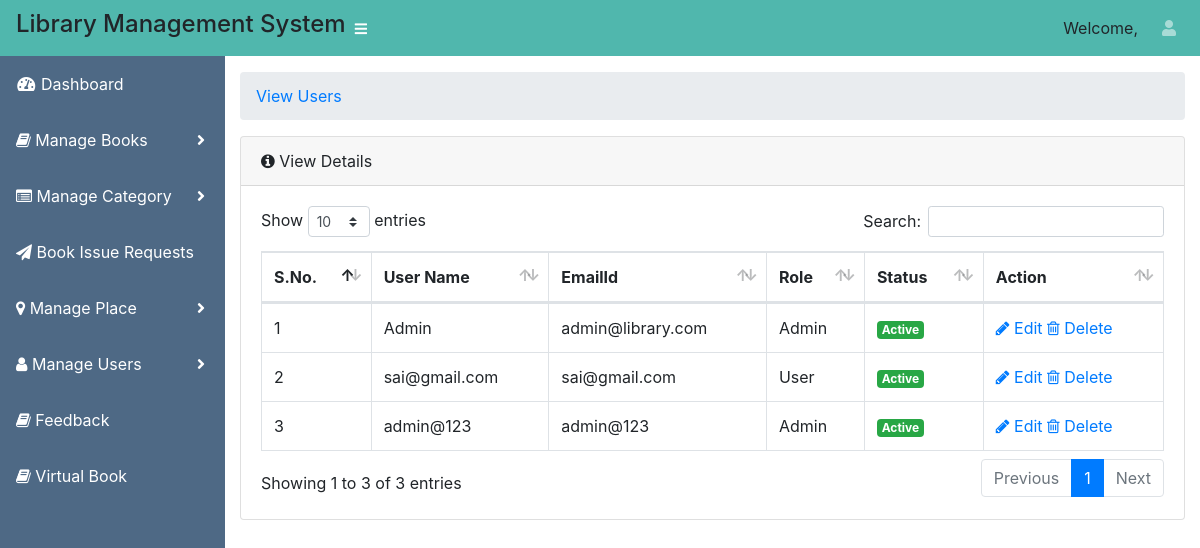
The app's page /library_management/admin/view-users.php (signed in) with its own data.
### tables this page shows
CREATE TABLE `tbl_users` (
  `id` int(11) NOT NULL,
  `user_name` varchar(250) NOT NULL,
  `emailid` varchar(250) NOT NULL,
  `password` varchar(250) NOT NULL,
  `role` tinyint(4) NOT NULL COMMENT '1=admin, 2=user',
  `status` tinyint(4) NOT NULL COMMENT '1=active, 0=inactive',
  `created_at` timestamp NOT NULL DEFAULT current_timestamp() ON UPDATE current_timestamp()
);

### library_management/admin/view-users.php (the view, shortened to what this page needs)
<?php
include ('../connection.php');
?>
<?php include('include/header.php'); ?>
  <div id="wrapper">
    <?php include('include/side-bar.php'); ?>
    <div id="content-wrapper">
      <div class="container-fluid">
        <ol class="breadcrumb">
          <li class="breadcrumb-item">
            <a href="#">View Users</a>
          </li>
        </ol>
  <div class="card mb-3">
          <div class="card-header">
            <i class="fa fa-info-circle"></i>
            View Details</div>
            <div class="card-body">
            <div class="table-responsive">
              <table class="table table-bordered" id="dataTable" width="100%" cellspacing="0">
                <thead>
                                            <tr>
                                                <th>S.No.</th>
                                                <th>User Name</th>
                                                <th>EmailId</th>
                                                <th>Role</th>
                                                <th>Status</th>
                                                <th>Action</th>
                                            </tr>
                                        </thead>
                                        <tbody>
										<?php
										$select_query = mysqli_query($conn, "select * from tbl_users");
										$sn = 1;
										while($row = mysqli_fetch_array($select_query))
										{
										?>
                                            <tr>
                                                <td><?php echo $sn; ?></td>
                                                <td><?php echo $row['user_name']; ?></td>
                                                <td><?php echo $row['emailid']; ?></td>
                                                <?php if($row['role']==1){
                                                  ?><td>Admin</td>
                                        <?php } else { ?><td>User</td>
                                           <?php } ?>
                                           <?php if($row['status']==1){
                                                  ?><td><span class="badge badge-success">Active</span></td>
                                        <?php } else { ?><td><span class="badge badge-danger">Inactive</span></td>
                                           <?php } ?>
                                                  <td>
                                                  <a href="edit-user.php?id=<?php echo $row['id'];?>"><i class="fa fa-pencil m-r-5"></i> Edit</a>
                                                  <a href="view-users.php?ids=<?php echo $row['id'];?>" onclick="return confirmDelete()"><i class="fa fa-trash-o m-r-5"></i> Delete</a>
                                                  </td>
                                                </tr>
										<?php $sn++; } ?>
                                        </tbody>
                                    </table>
                                </div>
                            </div>
                            </div>
    </div>
        </div>
 <?php include('include/footer.php'); ?>

### library_management/admin/include/header.php (shortened to what this page needs)
<!DOCTYPE html>
<html lang="en">
<head><meta http-equiv="Content-Type" content="text/html; charset=utf-8">
  <link href="vendor/fontawesome-free/css/all.min.css" rel="stylesheet" type="text/css">
  <link href="css/sb-admin.css" rel="stylesheet">
  <link href="css/custom_style.css?ver=1.1" rel="stylesheet">
  <link rel="stylesheet" href="https://cdnjs.cloudflare.com/ajax/libs/font-awesome/4.7.0/css/font-awesome.min.css">
  <link href='https://cdnjs.cloudflare.com/ajax/libs/fullcalendar/3.9.0/fullcalendar.min.css' rel='stylesheet' />
  <link href="vendor/datatables/dataTables.bootstrap4.css" rel="stylesheet">
  <link href="http://ajax.googleapis.com/ajax/libs/jqueryui/1.8.9/themes/base/jquery-ui.css" rel="stylesheet" />
  </head>
<body id="page-top">
  <nav class="navbar navbar-expand navbar-dark bg-dark static-top">
    <h4>Library Management System</h4>
    <button class="btn btn-link btn-sm text-white order-1 order-sm-0" id="sidebarToggle" href="#">
      <i class="fas fa-bars"></i>
    </button>
    <form class="d-none d-md-inline-block form-inline ml-auto mr-0 mr-md-3 my-2 my-md-0">
     <span >Welcome, <?php echo $name; ?></span>
    </form>
    <ul class="navbar-nav ml-auto ml-md-0">
      <li class="nav-item dropdown no-arrow">
        <a class="nav-link dropdown-toggle" href="#" id="userDropdown" role="button" data-toggle="dropdown" aria-haspopup="true" aria-expanded="false">
          <i class="fas fa-user"></i>
        </a>
      </li>
    </ul>
  </nav>

### library_management/admin/include/side-bar.php (shortened to what this page needs)
<ul class="sidebar navbar-nav">
  <li class="nav-item active">
    <a class="nav-link" href="dashboard.php">
      <i class="fas fa-fw fa-tachometer-alt"></i>
      <span>Dashboard</span>
    </a>
  </li>
  <li class="nav-item dropdown">
    <a class="nav-link dropdown-toggle" href="#" id="pagesDropdown" role="button" data-toggle="dropdown" aria-haspopup="true" aria-expanded="false" style="color: white;">
      <i class="fa fa-book"></i>
      <span>Manage Books</span>
    </a>
  </li>
  <li class="nav-item dropdown">
    <a class="nav-link dropdown-toggle" href="#" id="pagesDropdown" role="button" data-toggle="dropdown" aria-haspopup="true" aria-expanded="false" style="color: white;">
      <i class="fa fa-list-alt"></i>
      <span>Manage Category</span>
    </a>
  </li>
   <li class="nav-item ">
    <a class="nav-link " href="issue-request.php" style="color: white;">
      <i class="fa fa-paper-plane"></i>
      <span>Book Issue Requests</span>
    </a>
  </li>
  <li class="nav-item dropdown">
    <a class="nav-link dropdown-toggle" href="#" id="pagesDropdown" role="button" data-toggle="dropdown" aria-haspopup="true" aria-expanded="false" style="color: white;">
      <i class="fa fa-map-marker"></i>
      <span>Manage Place</span>
    </a>
  </li>
  <li class="nav-item dropdown">
    <a class="nav-link dropdown-toggle" href="#" id="pagesDropdown" role="button" data-toggle="dropdown" aria-haspopup="true" aria-expanded="false" style="color: white;">
      <i class="fa fa-user"></i>
      <span>Manage Users</span>
    </a>
  </li>
   <li class="nav-item ">
    <a class="nav-link " href="feedbackview.php" style="color: white;">
      <i class="fa fa-book"></i>
      <span>Feedback </span>
    </a>
  </li>
  <li class="nav-item ">
    <a class="nav-link " href="Virtual Book.php" style="color: white;">
      <i class="fa fa-book"></i>
      <span>Virtual Book </span>
    </a>
  </li>
 </ul>

### library_management/admin/include/footer.php (shortened to what this page needs)
</body>
</html>

### records on screen
tbl_users: user_name "Admin", emailid "admin@library.com", role "Admin", status "Active"
tbl_users: user_name "sai@gmail.com", emailid "sai@gmail.com", role "User", status "Active"
tbl_users: user_name "admin@123", emailid "admin@123", role "Admin", status "Active"
